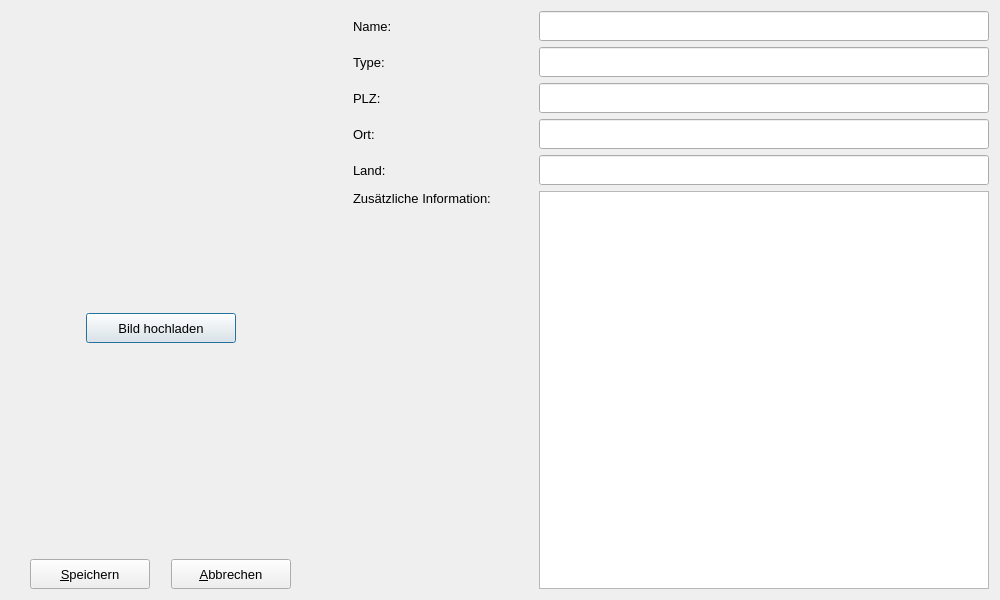
<?xml version="1.0" encoding="UTF-8"?>
<ui version="4.0">
 <class>AngelplatzDialog</class>
 <widget class="QDialog" name="AngelplatzDialog">
  <property name="geometry">
   <rect>
    <x>0</x>
    <y>0</y>
    <width>1000</width>
    <height>600</height>
   </rect>
  </property>
  <property name="font">
   <font>
    <pointsize>10</pointsize>
   </font>
  </property>
  <property name="windowTitle">
   <string>Angelplatz</string>
  </property>
  <layout class="QHBoxLayout" name="horizontalLayout_4">
   <item>
    <layout class="QVBoxLayout" name="verticalLayout">
     <property name="spacing">
      <number>2</number>
     </property>
     <property name="sizeConstraint">
      <enum>QLayout::SetDefaultConstraint</enum>
     </property>
     <item>
      <widget class="QLabel" name="image">
       <property name="minimumSize">
        <size>
         <width>300</width>
         <height>300</height>
        </size>
       </property>
       <property name="maximumSize">
        <size>
         <width>300</width>
         <height>300</height>
        </size>
       </property>
       <property name="text">
        <string/>
       </property>
       <property name="pixmap">
        <pixmap resource="AngelnTagebuch.qrc">:/imageIcon.png</pixmap>
       </property>
       <property name="scaledContents">
        <bool>true</bool>
       </property>
       <property name="alignment">
        <set>Qt::AlignCenter</set>
       </property>
      </widget>
     </item>
     <item>
      <layout class="QHBoxLayout" name="horizontalLayout_2">
       <property name="sizeConstraint">
        <enum>QLayout::SetMinimumSize</enum>
       </property>
       <item>
        <widget class="QPushButton" name="btnBildHochladen">
         <property name="minimumSize">
          <size>
           <width>150</width>
           <height>30</height>
          </size>
         </property>
         <property name="maximumSize">
          <size>
           <width>150</width>
           <height>30</height>
          </size>
         </property>
         <property name="text">
          <string>Bild hochladen</string>
         </property>
        </widget>
       </item>
      </layout>
     </item>
     <item>
      <spacer name="verticalSpacer">
       <property name="orientation">
        <enum>Qt::Vertical</enum>
       </property>
       <property name="sizeHint" stdset="0">
        <size>
         <width>20</width>
         <height>40</height>
        </size>
       </property>
      </spacer>
     </item>
     <item>
      <layout class="QHBoxLayout" name="horizontalLayout">
       <property name="spacing">
        <number>2</number>
       </property>
       <item>
        <widget class="QPushButton" name="btnSpeichern">
         <property name="minimumSize">
          <size>
           <width>120</width>
           <height>30</height>
          </size>
         </property>
         <property name="maximumSize">
          <size>
           <width>120</width>
           <height>30</height>
          </size>
         </property>
         <property name="text">
          <string>&amp;Speichern</string>
         </property>
        </widget>
       </item>
       <item>
        <widget class="QPushButton" name="btnAbbrechen">
         <property name="minimumSize">
          <size>
           <width>120</width>
           <height>30</height>
          </size>
         </property>
         <property name="maximumSize">
          <size>
           <width>120</width>
           <height>30</height>
          </size>
         </property>
         <property name="text">
          <string>&amp;Abbrechen</string>
         </property>
        </widget>
       </item>
      </layout>
     </item>
    </layout>
   </item>
   <item>
    <widget class="QLabel" name="label">
     <property name="minimumSize">
      <size>
       <width>30</width>
       <height>0</height>
      </size>
     </property>
     <property name="maximumSize">
      <size>
       <width>30</width>
       <height>16777215</height>
      </size>
     </property>
     <property name="text">
      <string/>
     </property>
    </widget>
   </item>
   <item>
    <layout class="QGridLayout" name="gridLayout">
     <item row="5" column="0">
      <widget class="QLabel" name="lblInfo">
       <property name="minimumSize">
        <size>
         <width>180</width>
         <height>30</height>
        </size>
       </property>
       <property name="maximumSize">
        <size>
         <width>180</width>
         <height>16777215</height>
        </size>
       </property>
       <property name="text">
        <string>Zusätzliche Information:</string>
       </property>
       <property name="alignment">
        <set>Qt::AlignLeading|Qt::AlignLeft|Qt::AlignTop</set>
       </property>
      </widget>
     </item>
     <item row="1" column="1">
      <widget class="QLineEdit" name="textType">
       <property name="minimumSize">
        <size>
         <width>180</width>
         <height>30</height>
        </size>
       </property>
       <property name="maximumSize">
        <size>
         <width>16777215</width>
         <height>30</height>
        </size>
       </property>
       <property name="maxLength">
        <number>50</number>
       </property>
      </widget>
     </item>
     <item row="2" column="0">
      <widget class="QLabel" name="lblPlz">
       <property name="minimumSize">
        <size>
         <width>180</width>
         <height>30</height>
        </size>
       </property>
       <property name="maximumSize">
        <size>
         <width>180</width>
         <height>30</height>
        </size>
       </property>
       <property name="text">
        <string>PLZ:</string>
       </property>
      </widget>
     </item>
     <item row="0" column="0">
      <widget class="QLabel" name="lblName">
       <property name="minimumSize">
        <size>
         <width>180</width>
         <height>30</height>
        </size>
       </property>
       <property name="maximumSize">
        <size>
         <width>180</width>
         <height>30</height>
        </size>
       </property>
       <property name="text">
        <string>Name:</string>
       </property>
      </widget>
     </item>
     <item row="1" column="0">
      <widget class="QLabel" name="lblType">
       <property name="minimumSize">
        <size>
         <width>180</width>
         <height>30</height>
        </size>
       </property>
       <property name="maximumSize">
        <size>
         <width>180</width>
         <height>30</height>
        </size>
       </property>
       <property name="text">
        <string>Type:</string>
       </property>
      </widget>
     </item>
     <item row="3" column="1">
      <widget class="QLineEdit" name="textOrt">
       <property name="minimumSize">
        <size>
         <width>180</width>
         <height>30</height>
        </size>
       </property>
       <property name="maximumSize">
        <size>
         <width>16777215</width>
         <height>30</height>
        </size>
       </property>
       <property name="maxLength">
        <number>100</number>
       </property>
      </widget>
     </item>
     <item row="0" column="1">
      <widget class="QLineEdit" name="textName">
       <property name="minimumSize">
        <size>
         <width>180</width>
         <height>30</height>
        </size>
       </property>
       <property name="maximumSize">
        <size>
         <width>16777215</width>
         <height>30</height>
        </size>
       </property>
       <property name="maxLength">
        <number>50</number>
       </property>
      </widget>
     </item>
     <item row="4" column="1">
      <widget class="QLineEdit" name="textLand">
       <property name="minimumSize">
        <size>
         <width>180</width>
         <height>30</height>
        </size>
       </property>
       <property name="maximumSize">
        <size>
         <width>16777215</width>
         <height>30</height>
        </size>
       </property>
       <property name="maxLength">
        <number>50</number>
       </property>
      </widget>
     </item>
     <item row="4" column="0">
      <widget class="QLabel" name="lblLand">
       <property name="minimumSize">
        <size>
         <width>180</width>
         <height>30</height>
        </size>
       </property>
       <property name="maximumSize">
        <size>
         <width>180</width>
         <height>30</height>
        </size>
       </property>
       <property name="text">
        <string>Land:</string>
       </property>
      </widget>
     </item>
     <item row="3" column="0">
      <widget class="QLabel" name="lblOrt">
       <property name="minimumSize">
        <size>
         <width>180</width>
         <height>30</height>
        </size>
       </property>
       <property name="maximumSize">
        <size>
         <width>180</width>
         <height>30</height>
        </size>
       </property>
       <property name="text">
        <string>Ort:</string>
       </property>
      </widget>
     </item>
     <item row="2" column="1">
      <widget class="QLineEdit" name="textPlz">
       <property name="minimumSize">
        <size>
         <width>180</width>
         <height>30</height>
        </size>
       </property>
       <property name="maximumSize">
        <size>
         <width>16777215</width>
         <height>30</height>
        </size>
       </property>
       <property name="maxLength">
        <number>10</number>
       </property>
      </widget>
     </item>
     <item row="5" column="1">
      <widget class="QTextEdit" name="textInfo">
       <property name="minimumSize">
        <size>
         <width>180</width>
         <height>30</height>
        </size>
       </property>
      </widget>
     </item>
    </layout>
   </item>
  </layout>
 </widget>
 <tabstops>
  <tabstop>btnBildHochladen</tabstop>
  <tabstop>textName</tabstop>
  <tabstop>textType</tabstop>
  <tabstop>textPlz</tabstop>
  <tabstop>textOrt</tabstop>
  <tabstop>textLand</tabstop>
  <tabstop>textInfo</tabstop>
  <tabstop>btnSpeichern</tabstop>
  <tabstop>btnAbbrechen</tabstop>
 </tabstops>
 <resources>
  <include location="AngelnTagebuch.qrc"/>
 </resources>
 <connections/>
</ui>
